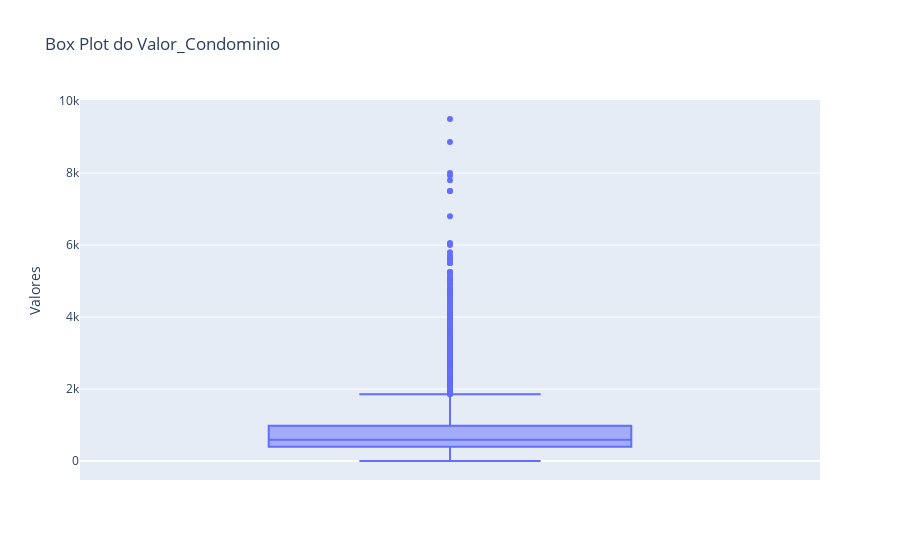

The cell this chart's notebook holds for it:
### Code cell
fig = px.box(df, y='Valor_Condominio', title='Box Plot do Valor_Condominio', labels={'Valor_Condominio': 'Valores'})
fig.show()

### Figure 1 — Plotly figure (JSON) as saved in the notebook; plotly's stock layout.template omitted (floating-point values rounded to 4 significant figures; data arrays with more than 128 entries replaced by an {"elided": "..."} marker saying what was removed)
{"data": [{"alignmentgroup": "True", "hovertemplate": "Valores=%{y}<extra></extra>", "legendgroup": "", "marker": {"color": "#636efa"}, "name": "", "notched": false, "offsetgroup": "", "orientation": "v", "showlegend": false, "type": "box", "x0": " ", "xaxis": "x", "y": {"elided": "7203 float values"}, "y0": " ", "yaxis": "y"}], "layout": {"boxmode": "group", "legend": {"tracegroupgap": 0}, "title": {"text": "Box Plot do Valor_Condominio"}, "xaxis": {"anchor": "y", "domain": [0, 1]}, "yaxis": {"anchor": "x", "domain": [0, 1], "title": {"text": "Valores"}}}}
